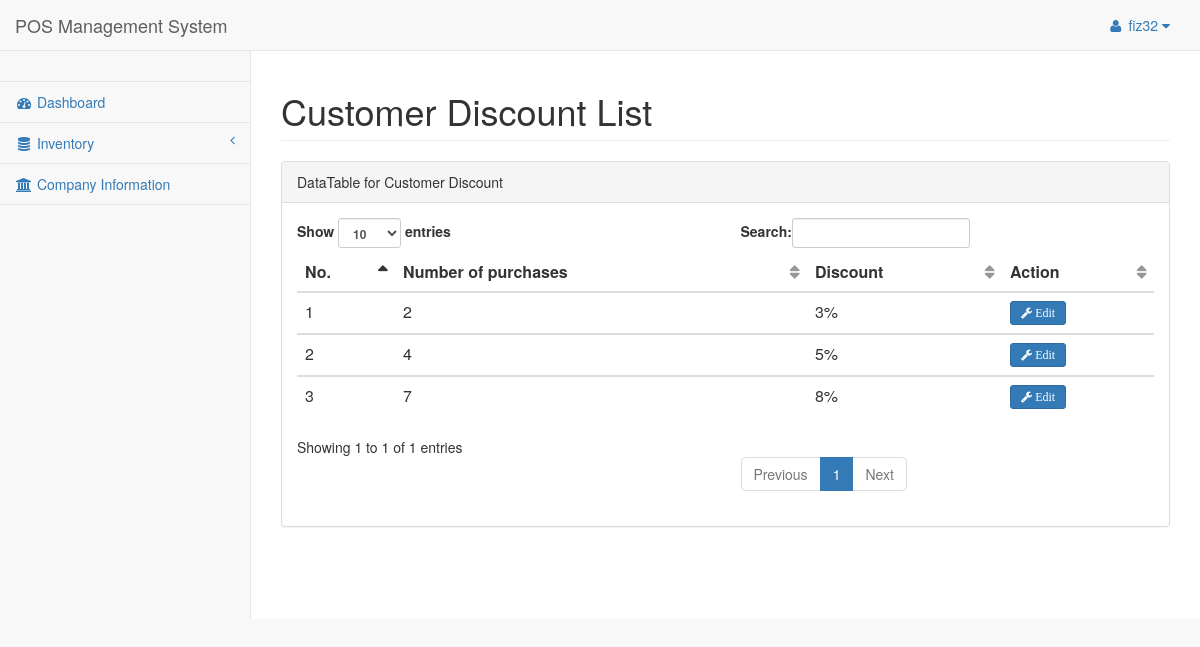
/admin/pages/dislist.php (signed in), run on the app's committed database.
### tables this page shows
CREATE TABLE `tbl_discount` (
  `id` int(11) NOT NULL,
  `hiker` int(11) NOT NULL,
  `discount` int(11) NOT NULL
);

### class/Customer.php (called while the page is built, shortened)
<?php
  $filepath = realpath(dirname(__FILE__));
  include_once ($filepath."/../lib/Database.php");
?>
<?php
  class Customer{
    private $db;
    public function __construct() {
      $this->db = new Database();
    }
    public function getAllDis(){
      $query = "SELECT * FROM tbl_discount ORDER BY hiker ASC";
      $cusCheck = $this->db->select($query);
      return $cusCheck;
    }
  }
?>

### lib/Database.php (called while the page is built, shortened)
<?php
Class Database{
 public $host   = DB_HOST;
 public $user   = DB_USER;
 public $pass   = DB_PASS;
 public $dbname = DB_NAME;
 public $link;
private function connectDB(){
 $this->link = new mysqli($this->host, $this->user, $this->pass,
  $this->dbname);
 }
public function select($query){
  $result = $this->link->query($query) or
   die($this->link->error.__LINE__);
  if($result->num_rows > 0){
    return $result;
  } else {
    return false;
  }
 }
}

### admin/pages/dislist.php (the view, shortened to what this page needs)
<?php
  include "../inc/header.php";
  include "../inc/nav.php";
  include "../inc/sider.php";
?>
        <div id="page-wrapper">
            <div class="row">
                <div class="col-lg-12">
                    <h1 class="page-header">Customer Discount List</h1>
                </div>
            </div>
            <div class="row">
                <div class="col-lg-12">
                    <div class="panel panel-default">
                        <div class="panel-heading">
                            DataTable for Customer Discount
                        </div>
                        <div class="panel-body">
                            <div class="table-responsive">
                                <table class="table table-hover" id="dataTables-example">
                                    <thead>
                                        <tr>
                                            <th>No.</th>
                                            <th>Number of purchases</th>
                                            <th>Discount</th>
                                            <th>Action</th>
                                        </tr>
                                    </thead>
                                    <?php
                                      $getVAT = $cm->getAllDis();
                                      if ($getVAT) {
                                        $i = 0;
                                        while ($result = $getVAT->fetch_assoc()) {
                                          $i++;
                                    ?>
                                    <tbody>
                                        <tr>
                                            <td><?php echo $i; ?></td>
                                            <td><?= $result['hiker']; ?></td>
                                            <td><?= $result['discount']; ?>%</td>
                                            <td>
                                              <a href="disedit.php?dis=<?php echo $result['id']; ?>">
                                                <button type="button" class="btn btn-primary btn-sm"><i class="fa fa-wrench"> Edit</i></button>
                                              </a>
                                            </td>
                                        </tr>
                                    </tbody>
                                  <?php } } ?>
                                </table>
                            </div>
                        </div>
                      </div>
                  </div>
              </div>
          </div>
      </div>
  </body>
  </html>

### data on the page
tbl_discount: hiker "2", discount "3"
tbl_discount: hiker "4", discount "5"
tbl_discount: hiker "7", discount "8"

### other printed values
Session::get("adminName") "fiz32"
